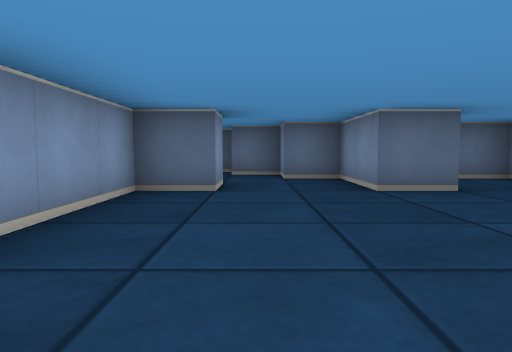
view 1 (above)

16 first-person views from a walk through a cub3D ray-caster map. The camera is about half as high as the walls, tilts 4° down and sees 70° across. The floor is counted in squares. Each view is taken from the middle of a square. On the plan, view 1 faces up. The plan holds only what a view shows up to about 9 squares ahead; the rest is blank.

view 2
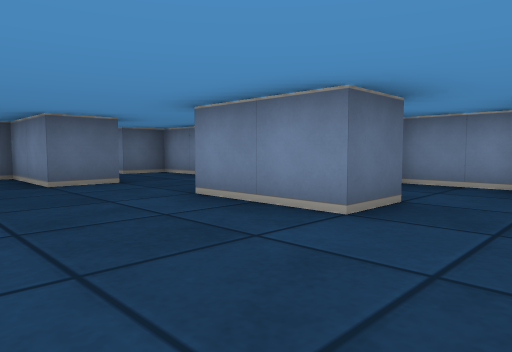

view 3
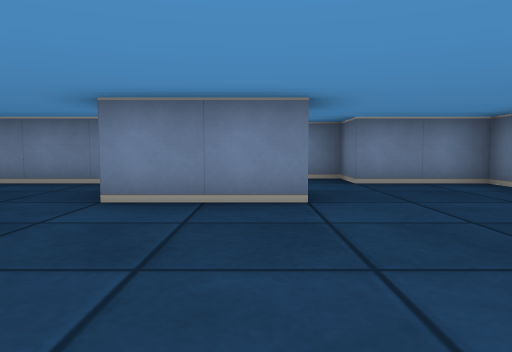

view 4
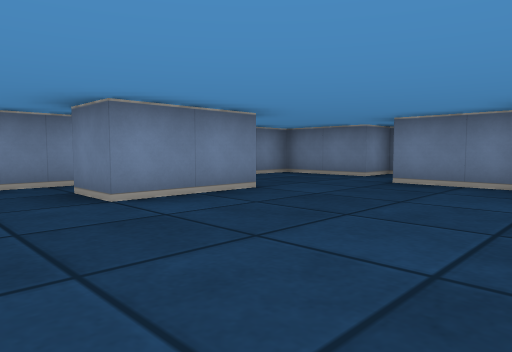

view 5
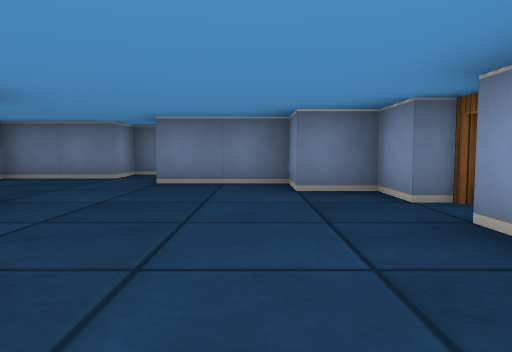

view 6
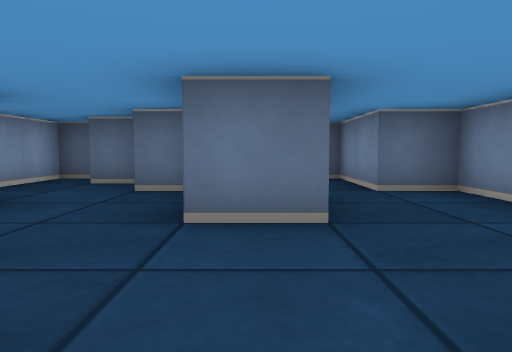

view 7
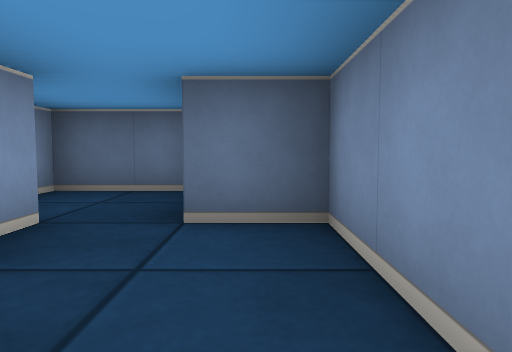

view 8
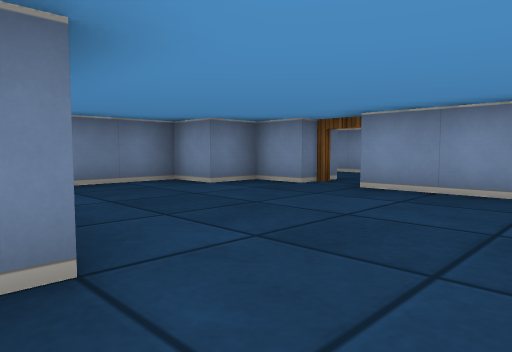

view 9
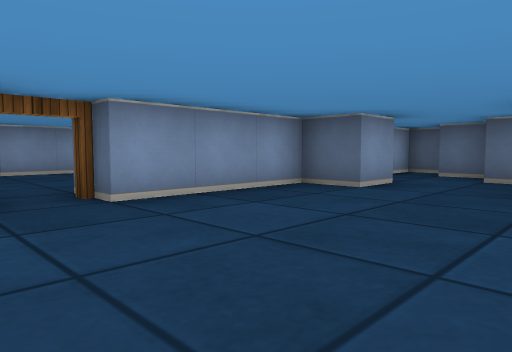

view 10
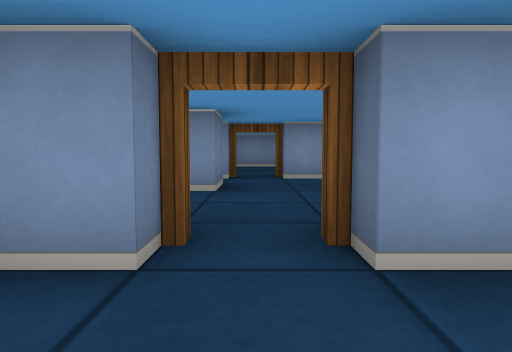

view 11
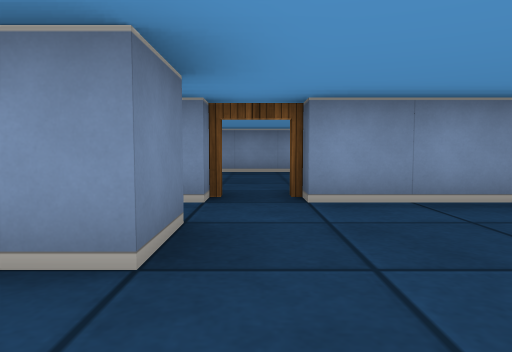

view 12
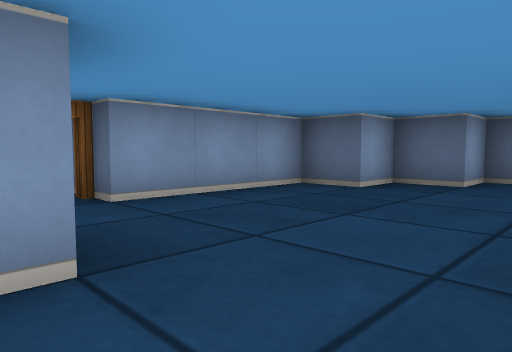

view 13
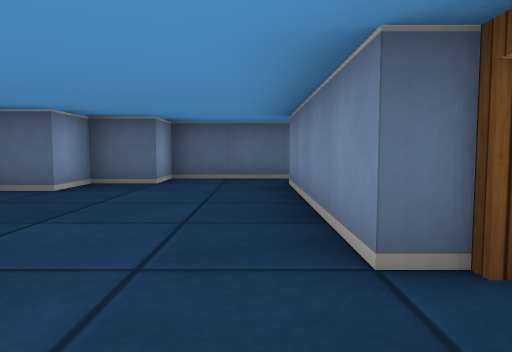

view 14
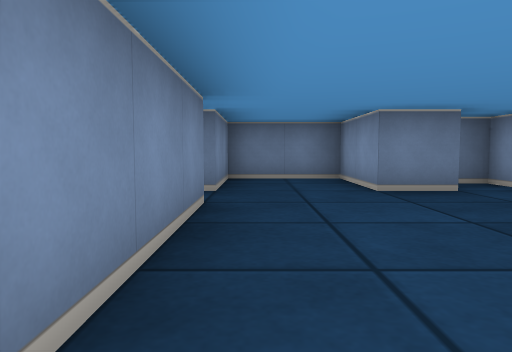

view 15
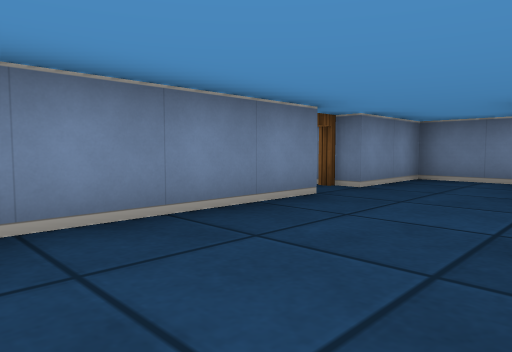

view 16
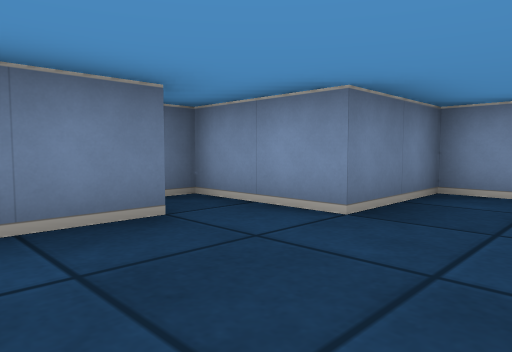

### Floor plan
Points are (right, up) in squares from view 1. A wall is a line through its corners. A room is listed if a view was taken in it or the views show most of it. See-through windows are left out.
Room 1 (views 1, 2, 3, 4, 5, 6, 7, 8, 9, 10, 16)
walls: (3.6, 0.5) (2.5, 0.5) (2.5, 2.5) (3.5, 2.5); (4.5, 2.1) (4.5, 6.5) (3.5, 6.5) (3.5, 8.5) (1.5, 8.5); (2.6, 4.5) (1.5, 4.5); (-0.5, 4.5) (-1.5, 4.5) (-1.5, 1.5); (-1.5, 0.5) (-1.5, -0.5) (-0.5, -0.5) (-0.5, -1.5) (1.5, -1.5) (1.5, -3.5) (2.5, -3.5) (2.5, -2.5) (4.5, -2.5) (4.5, -0.5) (5.5, -0.5) (5.5, 1.4); (2.5, 6.5) (2.5, 6)
ways out: open door at (-2, 1) to room 2; opening at (0.5, 5) to room 3
Room 2 (views 11, 12, 13, 14, 15)
walls: (-2.5, 1.5) (-2.5, 5.5); (-5.6, 0.5) (-4.5, 0.5) (-4.5, -1.5) (-2.5, -1.5) (-2.5, 0.5); (-6.5, 0.5) (-6.5, -0.5) (-6, -0.5); (-2.4, 6.5) (-4.5, 6.5) (-4.5, 5.5) (-5.5, 5.5) (-5.5, 4.5) (-6.5, 4.5) (-6.5, 1.5)
ways out: open door at (-2, 1) to room 1; opening at (-2, 6) to room 3; open door at (-7, 1)
Room 3 (no view inside)
walls: (-0.5, 5.6) (-0.5, 4.5); (1.5, 4.5) (1.5, 6.5) (0.5, 6.5) (0.5, 7.5) (-0.5, 7.5); (-0.5, 8.5) (-1.5, 8.5) (-1.5, 6.9)
ways out: opening at (0.5, 5) to room 1; opening at (-2, 6) to room 2

Positions as (right, up) in squares from view 1, and headings:
1: (0, 0), facing up
2: (0, -1), facing up-right
3: (-1, 1), facing right
4: (-1, 4), facing down-right
5: (0, 4), facing down
6: (2, 2), facing up
7: (4, 4), facing up
8: (3, 4), facing down-left
9: (2, 0), facing up-left
10: (0, 1), facing left
11: (-3, 1), facing left
12: (-3, 0), facing up-left
13: (-3, 0), facing up
14: (-3, 5), facing down
15: (-5, 5), facing down-right
16: (4, 0), facing down-left
